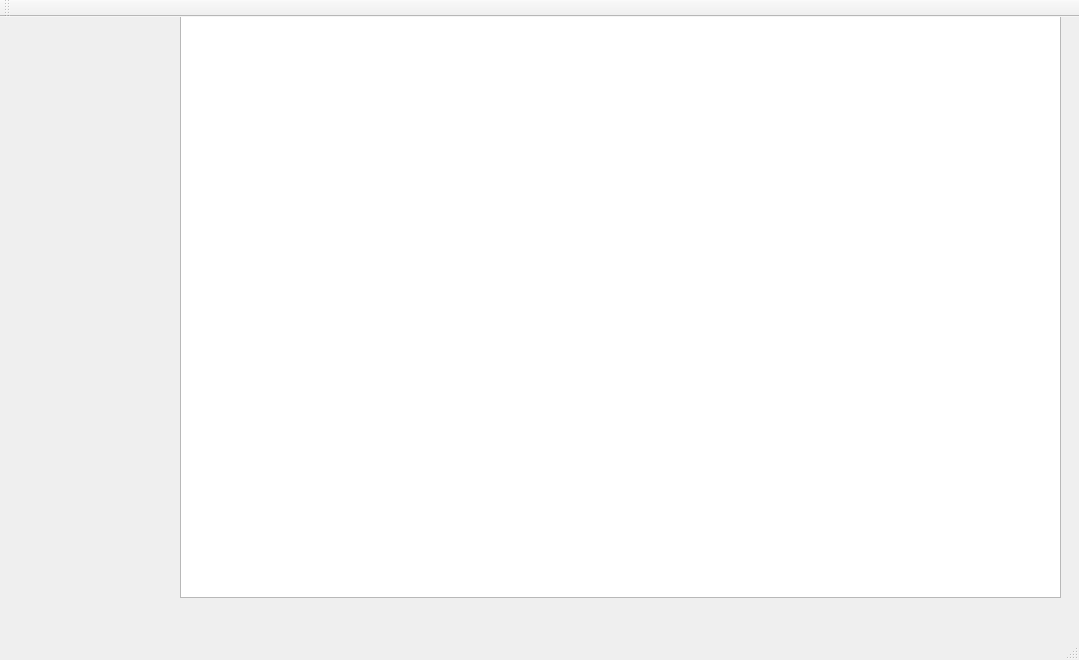
<?xml version="1.0" encoding="UTF-8"?>
<ui version="4.0">
 <class>MainWindow</class>
 <widget class="QMainWindow" name="MainWindow">
  <property name="geometry">
   <rect>
    <x>0</x>
    <y>0</y>
    <width>1079</width>
    <height>660</height>
   </rect>
  </property>
  <property name="windowTitle">
   <string>MainWindow</string>
  </property>
  <widget class="QWidget" name="centralWidget">
   <widget class="QGraphicsView" name="graphicsView">
    <property name="geometry">
     <rect>
      <x>180</x>
      <y>-10</y>
      <width>881</width>
      <height>591</height>
     </rect>
    </property>
    <property name="sizeAdjustPolicy">
     <enum>QAbstractScrollArea::AdjustToContents</enum>
    </property>
   </widget>
  </widget>
  <widget class="QMenuBar" name="menuBar">
   <property name="geometry">
    <rect>
     <x>0</x>
     <y>0</y>
     <width>1079</width>
     <height>25</height>
    </rect>
   </property>
  </widget>
  <widget class="QToolBar" name="mainToolBar">
   <attribute name="toolBarArea">
    <enum>TopToolBarArea</enum>
   </attribute>
   <attribute name="toolBarBreak">
    <bool>false</bool>
   </attribute>
  </widget>
  <widget class="QStatusBar" name="statusBar"/>
 </widget>
 <layoutdefault spacing="6" margin="11"/>
 <resources/>
 <connections/>
</ui>
